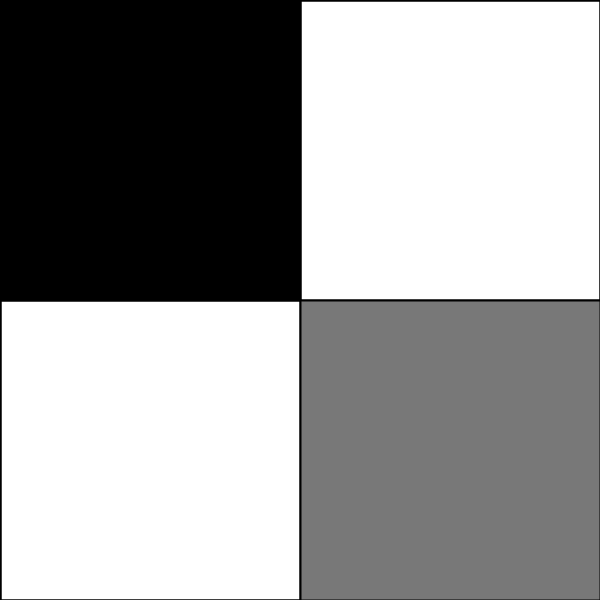
Frame 1 (no input)
Frame 60 (the mouse pressed at the canvas centre just before this capture): identical to frame 1, image omitted
Frame 120 (the mouse held since frame 60 and released just before this capture): identical to frame 1, image omitted

The Processing sketch that drew this single still picture (run headless with seeded random() and noise(); from frame 60 on, the mouse is pressed at the canvas centre):

// Processing sketch: exercise1
// ── exercise1.pde
void setup(){
  size(600, 600);  
}

void draw(){
  drawRect();
}

void drawRect(){
  fill(255);
  strokeWeight(2);
  rect(0, 0, 600, 600); // big square
  fill(0);
  rect(0,0,300,300); // top left 
  noFill();
  rect(300,0,300,300); // top right 
  noFill();
  rect(0, 300,300, 300); // bottom left 
  fill(120);
  rect(300,300,300, 300); // bottom right
}
